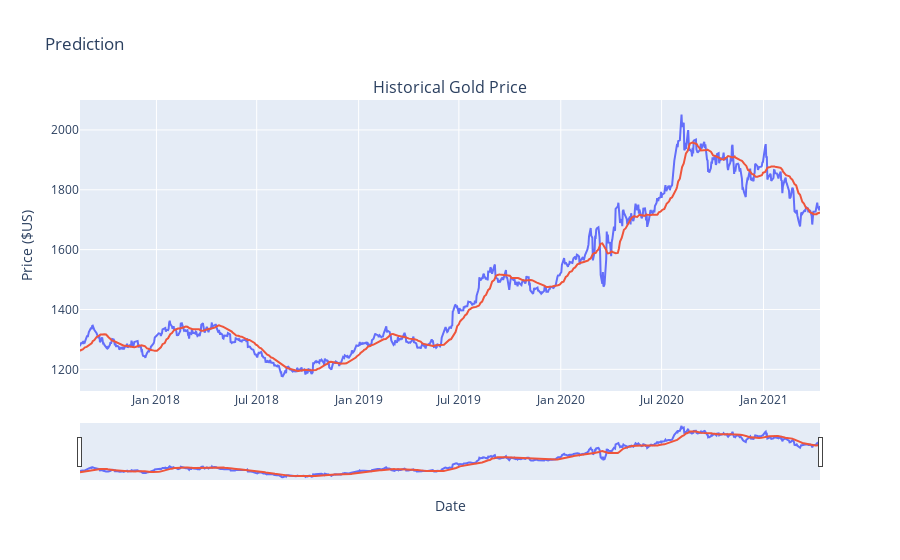

Notebook code cell kept with this figure:
### Code cell
fig = make_subplots(rows=1, cols=1, shared_xaxes=True, subplot_titles=("Historical Gold Price", "Historical Revenue"))
fig.add_trace(go.Scatter(x=pd.to_datetime(test_date_set.Date, infer_datetime_format=True), y=test_date_set['Real values'].astype("float"), name="Real"), row=1, col=1)
fig.add_trace(go.Scatter(x=pd.to_datetime(test_date_set.Date, infer_datetime_format=True), y=test_date_set['Predicted values'].astype("float"), name="Predicted"), row=1, col=1)
fig.update_xaxes(title_text="Date", row=1, col=1)
#fig.update_xaxes(title_text="Date", row=2, col=1)
fig.update_yaxes(title_text="Price ($US)", row=1, col=1)
#fig.update_yaxes(title_text="Revenue ($US Millions)", row=2, col=1)
fig.update_layout(showlegend=False,
height=900,
title='Prediction',
xaxis_rangeslider_visible=True)
fig.show()

### Figure 1 — Plotly figure (JSON) as saved in the notebook; plotly's stock layout.template omitted (floating-point values rounded to 4 significant figures; data arrays with more than 128 entries replaced by an {"elided": "..."} marker saying what was removed)
{"data": [{"name": "Real", "type": "scatter", "x": {"elided": "920 str values"}, "xaxis": "x", "y": {"elided": "920 float values"}, "yaxis": "y"}, {"name": "Predicted", "type": "scatter", "x": {"elided": "920 str values"}, "xaxis": "x", "y": {"elided": "920 float values"}, "yaxis": "y"}], "layout": {"annotations": [{"font": {"size": 16}, "showarrow": false, "text": "Historical Gold Price", "x": 0.5, "xanchor": "center", "xref": "paper", "y": 1, "yanchor": "bottom", "yref": "paper"}], "autosize": true, "showlegend": false, "title": {"text": "Prediction"}, "xaxis": {"anchor": "y", "autorange": true, "domain": [0, 1], "range": ["2017-08-16", "2021-04-13"], "rangeslider": {"autorange": true, "range": ["2017-08-16", "2021-04-13"], "visible": true, "yaxis": {"_template": null, "rangemode": "match"}}, "title": {"text": "Date"}, "type": "date"}, "yaxis": {"anchor": "x", "autorange": true, "domain": [0, 1], "range": [1128.0, 2100.0], "title": {"text": "Price ($US)"}, "type": "linear"}}}
